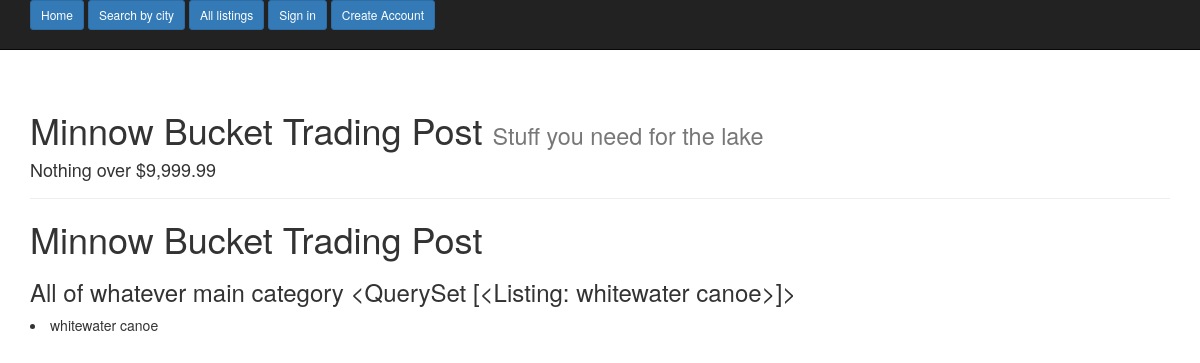
Screenshot of /category/10/ with the database file from the repository.
### main_app/models.py (models this page shows, shortened)
class Listing(models.Model):
    title = models.CharField(max_length=40)
    description = models.TextField()
    price = models.DecimalField(max_digits=6, decimal_places=2)
    photo = models.ImageField(upload_to='listing_photos', null=True, blank=True, verbose_name='Upload a photo')
    city = models.ForeignKey(Location)
    seller = models.ForeignKey(User)
    created = models.DateTimeField(auto_now_add=True)
    pick_category = models.ForeignKey(Category)
    def __str__(self):
        return self.title
    class Meta:
        ordering = ['-created']

### main_app/views.py (the view)
# urls.py: url(r'^category/(?P<pk>\d+)/$', CategoryListView.as_view(), name='category_list_view'),
class CategoryListView(ListView):  # this view not currently working
    model = Listing
    template_name = 'main_app/category_list.html'
    def get_queryset(self, **kwargs):
        main_cat_id = self.kwargs.get('pk', None)
        return Listing.objects.filter(pk=main_cat_id)  # BROKEN: object_list is empty

### templates/main_app/category_list.html
{% extends "base.html" %}
{% block content %}
  <h1>Minnow Bucket Trading Post</h1>
  <h3>All of whatever main category {{ object_list }}</h3>
  {% for listing in object_list %}
      <li>{{ listing.title }}</li>
  {% endfor %}
{% endblock %}

### rows the page displays
Listing: title "<QuerySet [<Listing: whitewater canoe>]>", title "whitewater canoe"
